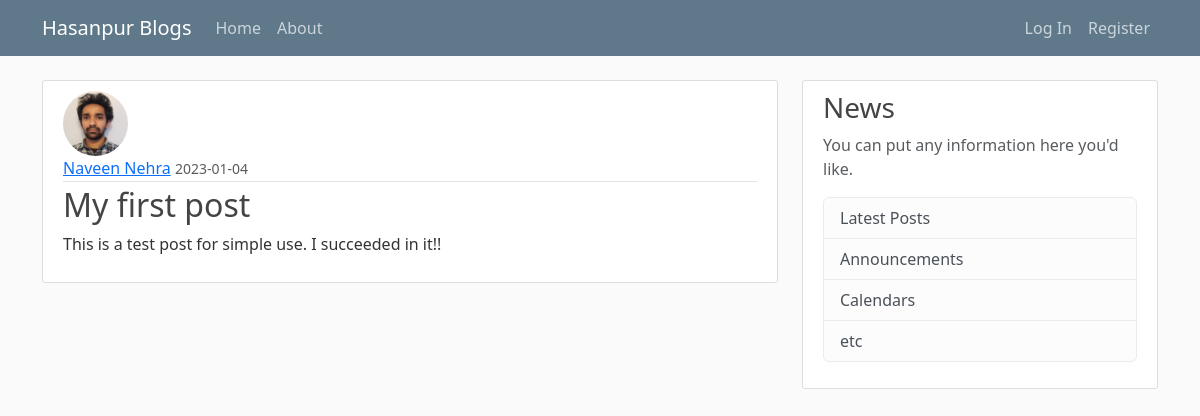
/post/1, run on the app's committed database.
### blog_main/models.py (models this page shows, shortened)
class User(db.Model, UserMixin):
    id = db.Column(db.Integer, primary_key=True)
    username = db.Column(db.String(20), unique=True, nullable=False)
    email = db.Column(db.String(120), unique=True, nullable=False)
    image_file = db.Column(db.String(20), nullable=False, default='default.jpg')
    password = db.Column(db.String(60), nullable=False)
    posts = db.relationship('Post', backref='author', lazy=True)

class Post(db.Model):
    id = db.Column(db.Integer, primary_key=True)
    title = db.Column(db.String(100), nullable=False)
    date_posted = db.Column(db.DateTime, nullable=False, default=datetime.utcnow)
    content = db.Column(db.Text, nullable=False)
    user_id = db.Column(db.Integer, db.ForeignKey('user.id'), nullable=False)

### blog_main/posts/routes.py (the view)
@posts.route("/post/<int:post_id>", methods=['GET', 'POST'])
def post(post_id):
    post = Post.query.get_or_404(post_id)
    return render_template('post.html', title=post.title, post=post)

### blog_main/templates/post.html (shortened to what this page needs)
{% extends "layout.html" %}
{% block content %}
    <article class="media content-section">
        <img class="rounded-circle article-img" src="{{ url_for('static', filename='profile_pics/'+post.author.image_file) }}">
        <div class="media-body">
            <div class="article-metadata">
                <a class="mr-2" href="{{ url_for('users.user_posts', username=post.author.username) }}">{{ post.author.username }}</a>
                <small class="text-muted">{{ post.date_posted.strftime('%Y-%m-%d') }}</small>
            </div>
            <h2 class="article-title"> {{ post.title }} </h2>
            <p class="article-content">{{ post.content }}</p>
        </div>
    </article>
{% endblock content %}

### blog_main/static/main.css (style rules this page uses)
body { background: #fafafa; color: #333333; margin-top: 5rem; }
h1, h2, h3, h4, h5, h6 { color: #444444; }
.content-section { background: #ffffff; padding: 10px 20px; border: 1px solid #dddddd; border-radius: 3px; margin-bottom: 20px; }
.article-title { color: #444444; }
.article-content { white-space: pre-line; }
.article-img { height: 65px; width: 65px; margin-right: 16px; }
.article-metadata { padding-bottom: 1px; margin-bottom: 4px; border-bottom: 1px solid #e3e3e3 }

### data on the page
User: image_file (picture), author.username "Naveen Nehra"
Post: date_posted "2023-01-04", title "My first post", content "This is a test post for simple use. I succeeded in it!!"
